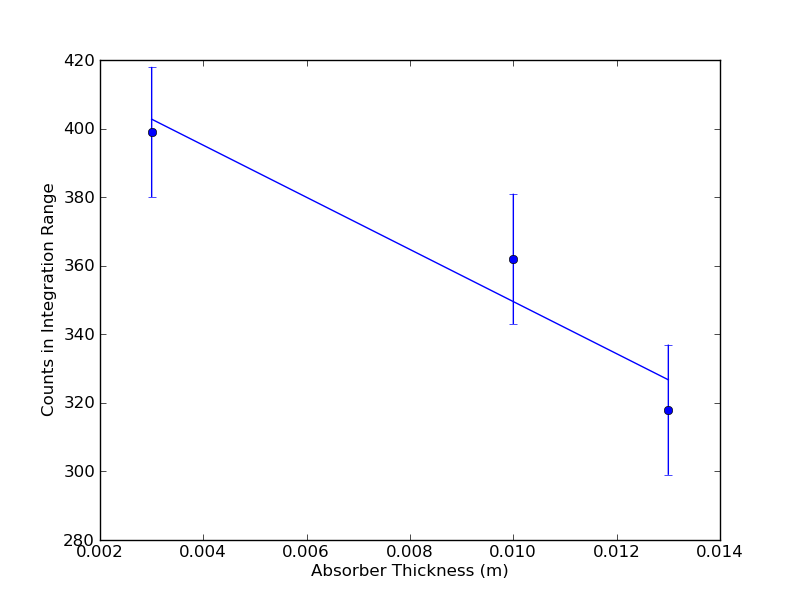

Write Python code to recreate this figure.
import scipy 
import numpy as np 
import matplotlib
import matplotlib.pyplot as plt 
import matplotlib.mlab as mlab
import platform 
import socket

N = np.array([399, 362, 318])
x = np.array([.003, .01, .013])

def LineFit(x, y):
	''' Returns slope of linear fit to (x,y) data set'''
	xavg = x.mean()
	slope = (y*(x-xavg)).sum()/(x*(x-xavg)).sum()
	yint = y.mean()-slope*xavg
	return slope

def LineFit2(x, y):
	''' Returns y-intercept of linear fit to (x,y) data set'''
	xavg = x.mean()
	slope = (y*(x-xavg)).sum()/(x*(x-xavg)).sum()
	yint = y.mean()-slope*xavg
	return yint

print LineFit(x, N)
print LineFit2(x, N)
#x = np.arange(0, 6, .1)
plt.errorbar(x, N, yerr=19, fmt='bo')
plt.plot(x, LineFit(x, N)*x + LineFit2(x, N))
plt.ylabel("Counts in Integration Range")
plt.xlabel("Absorber Thickness (m)")
#plt.xlim(0, 6)            # manually set x-axis limits
#plt.ylim(0, .07)
plt.legend(loc=0)

plt.show()
